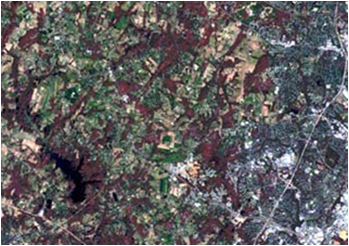
%> input picture Aula4/Img1.bmp, 349 x 246 px
$ octave Exemplo.m   (GNU Octave 9; MATLAB toolbox functions it lacks are replaced by stand-ins)
%> lines starting %> are read from the running program, lines starting %| are printed output that depends on the picture
%Exemplo C骴igo Base Matlab
clear;
% Leitura da Imagem
arq=input('Nome do arquivo: ','s');
%> the answer given: ../Aula4/Img1.bmp
ext=input('Extensao do arquivo (jpg, jpeg, png): ','s');
%> the answer given: ../Aula4/Img2.bmp

%Leitura da Imagem
imagem=imread(arq,ext);
%> imagem is the input picture: size 246x349x3 uint8; mean R, G, B 97.9, 95.7, 96.5

%define o tamanho da imagem
linhas=input('Linhas: ');
%> the answer given: 3
colunas=input('Colunas: ');
%> the answer given: 3
img=rgb2gray(imagem);
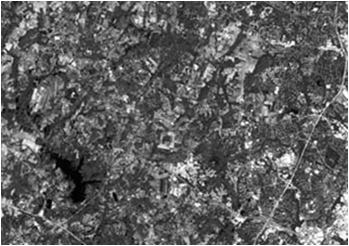
%> img: size 246x349 uint8; min 0, max 255, mean 96.4

R = imagem(:, :, 1); % Matriz de tons vermelhos
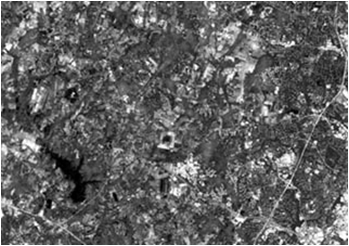
%> R: size 246x349 uint8; min 0, max 255, mean 97.9
G = imagem(:, :, 2); % Matriz de tons verdes
B = imagem(:, :, 3); % Matriz de tons azuis
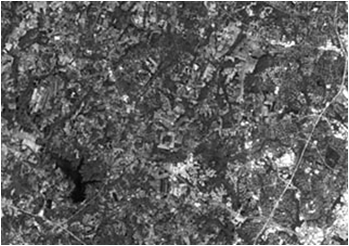
%> B: size 246x349 uint8; min 0, max 255, mean 96.5

figure; imshow(R);figure; imshow(G);figure; imshow(B);


%Zera o vetor do histograma
for k=1:256
   h(k)=0;
end

%Cria o histograma
for i=1:linhas
    for j=1:colunas
        ind=double(img(i,j))+1;
        h(ind) = h(ind) + 1;
    end
end
%> after the loop, h = 256 values, max 5 at index 256, min 0 at index 1, mean 0.0352

%apresenta a imagem colorida
figure;
imshow(imagem);

%apresenta a imagem tons de cinza
figure;
imshow(img);

%histograma da imagem
figure;
bar(h);
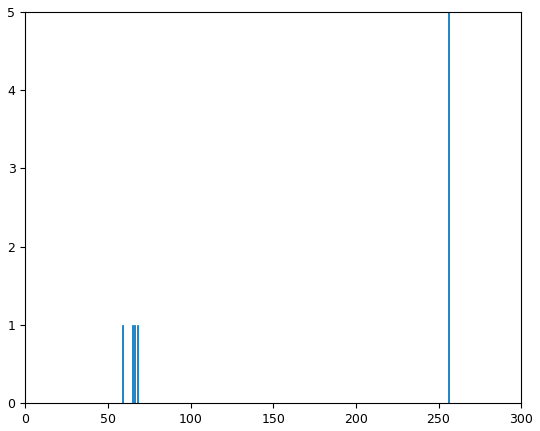
%> figure redrawn from the program's plot data; tallest bar 5 high, from x = 255.6 to 256.4

%salva o histograma
imwrite(img,'histograma.jpg');

$ run again, on Aula4/Img3.bmp
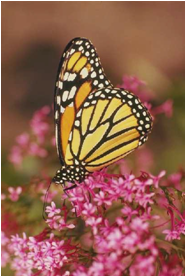
%> input picture Aula4/Img3.bmp, 186 x 277 px
%> imagem is the input picture: size 277x186x3 uint8; mean R, G, B 145.4, 96, 78.3
%> `B = imagem(:, :, 3);`:
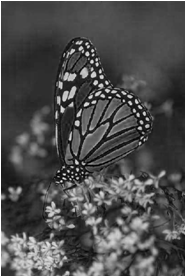
%> B: size 277x186 uint8; min 0, max 255, mean 78.3
%> after the loop `for i=1:linhas`: h = 256 values, max 5 at index 256, min 0 at index 1, mean 0.0352
%> `bar(h);`:
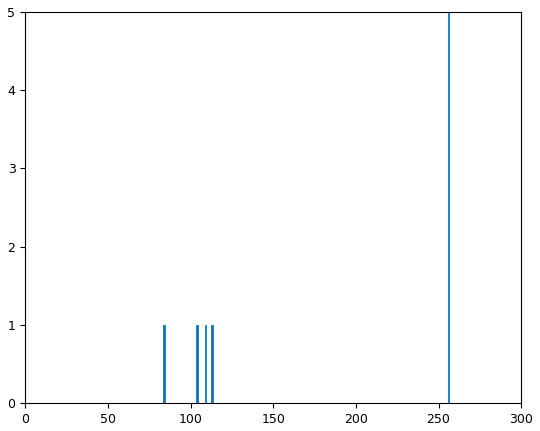
%> figure redrawn from the program's plot data; tallest bar 5 high, from x = 255.6 to 256.4
